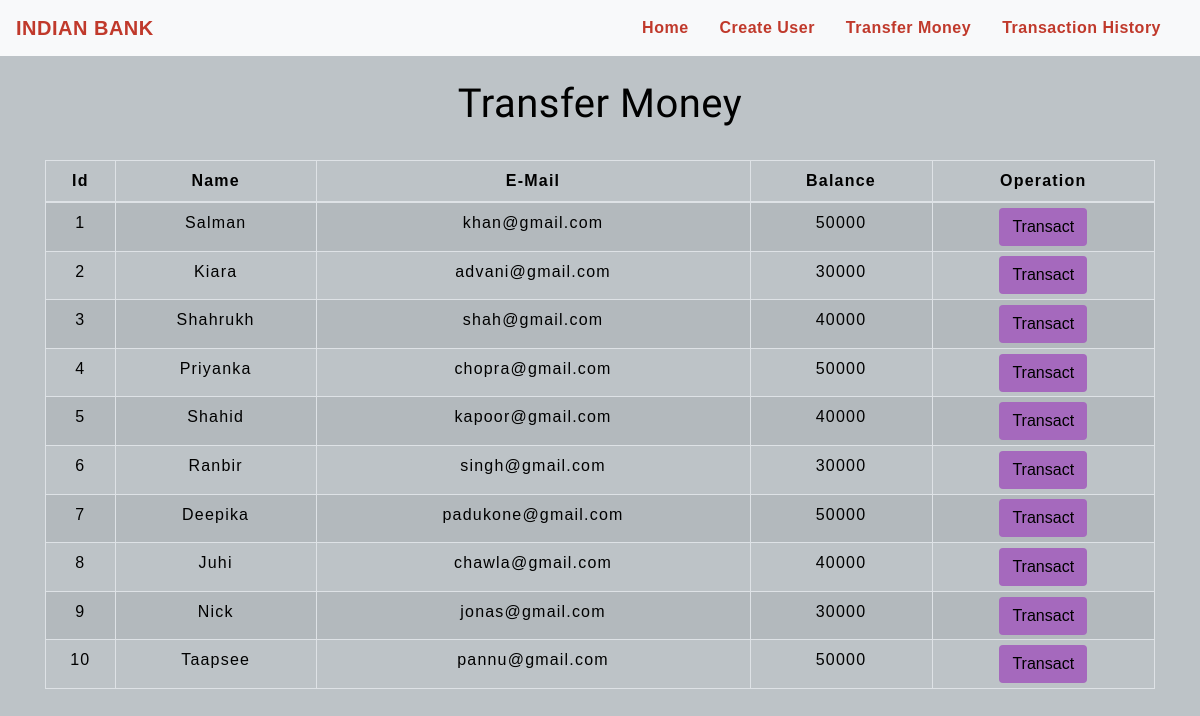
Before: /transfermoney.php with the older database file.
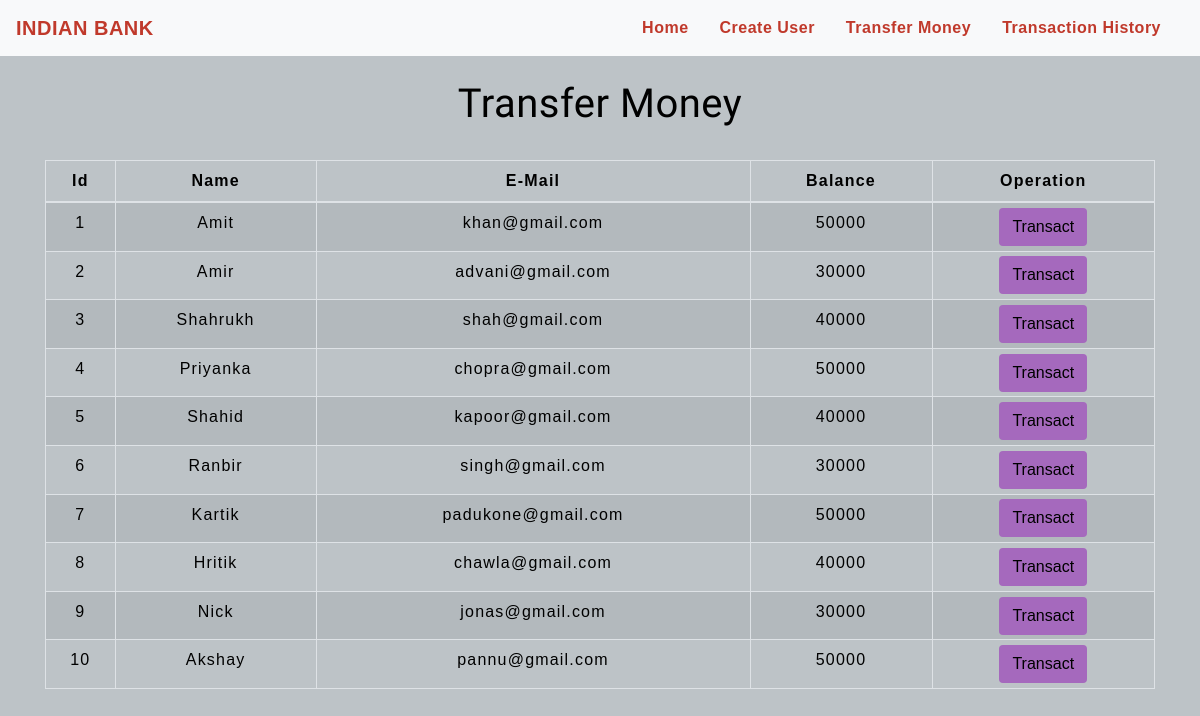
After: the same page with the newer database file.
### tables this page shows
CREATE TABLE `users` (
  `id` int(3) NOT NULL,
  `name` text NOT NULL,
  `email` varchar(30) NOT NULL,
  `balance` int(8) NOT NULL
);

### transfermoney.php (the view, shortened to what this page needs)
<!DOCTYPE html>
<html lang="en">
<head>
    <link rel="stylesheet" href="https://maxcdn.bootstrapcdn.com/bootstrap/4.0.0/css/bootstrap.min.css">
    <link rel="stylesheet" type="text/css" href="css/table.css">
    <link rel="stylesheet" type="text/css" href="css/navbar.css">
</head>
<body style="background-color : #BDC3C7;">
<?php
    include 'config.php';
    $sql = "SELECT * FROM users";
    $result = mysqli_query($conn,$sql);
?>
<?php
  include 'navbar.php';
?>
<div class="container">
        <h2 class="text-center pt-4" style="color : black;">Transfer Money</h2>
        <br>
            <div class="row">
                <div class="col">
                    <div class="table-responsive-sm">
                    <table class="table table-hover table-sm table-striped table-condensed table-bordered" style="border-color:black;">
                        <thead style="color : black;">
                            <tr>
                            <th scope="col" class="text-center py-2">Id</th>
                            <th scope="col" class="text-center py-2">Name</th>
                            <th scope="col" class="text-center py-2">E-Mail</th>
                            <th scope="col" class="text-center py-2">Balance</th>
                            <th scope="col" class="text-center py-2">Operation</th>
                            </tr>
                        </thead>
                        <tbody>
                <?php
                    while($rows=mysqli_fetch_assoc($result)){
                ?>
                    <tr style="color : black;">
                        <td class="py-2"><?php echo $rows['id'] ?></td>
                        <td class="py-2"><?php echo $rows['name']?></td>
                        <td class="py-2"><?php echo $rows['email']?></td>
                        <td class="py-2"><?php echo $rows['balance']?></td>
                        <td><a href="selecteduserdetail.php?id= <?php echo $rows['id'] ;?>"> <button type="button" class="btn" style="background-color : #A569BD;">Transact</button></a></td>
                    </tr>
                <?php
                    }
                ?>
                        </tbody>
                    </table>
                    </div>
                </div>
            </div>
         </div>
</body>
</html>

### navbar.php (shortened to what this page needs)
<nav class="navbar navbar-expand-md navbar-light bg-light">
<a class="navbar-brand" href="index.php" style="color : #C0392B;"><b>INDIAN BANK</b></a>
<div class="collapse navbar-collapse" id="collapsibleNavbar">
      <ul class="navbar-nav ml-auto">
        <li class="nav-item">
          <a class="nav-link" href="index.php" style="color : #C0392B;"><b>Home</b></a>
        </li>
        <li class="nav-item">
          <a class="nav-link" href="createuser.php" style="color : #C0392B;"><b>Create User</b></a>
        </li>
        <li class="nav-item">
          <a class="nav-link" href="transfermoney.php" style="color : #C0392B;"><b>Transfer Money</b></a>
        </li>
        <li class="nav-item">
          <a class="nav-link" href="transactionhistory.php" style="color : #C0392B;"><b>Transaction History</b></a>
        </li>
    </div>
 </nav>

### css/table.css (style rules this page uses)
* { padding: 0; margin: 0; box-sizing: border-box; font-family: sans-serif; }
h2 { font-size: 40px; }
table { letter-spacing: 1.2px; }
td { text-align: center; }
button { border:none; background: #d9d9d9; transition: 1s; }

### css/navbar.css (style rules this page uses)
.nav-link { margin-right: 15px; color:#2F363F; letter-spacing: 0.5px; transition: 0.5s; }
.navbar-brand { color: #4C4B4B; letter-spacing: 0.5px; }
h2 { color: #4C4B4B; letter-spacing: 0.5px; font-family: raleway; }

### transfermoney.php (style rules this page uses)
button { transition: 1.5s; }

Changed rows visible on the page:
changed users "khan@gmail.com": name "Salman" → "Amit"
changed users "advani@gmail.com": name "Kiara" → "Amir"
changed users "padukone@gmail.com": name "Deepika" → "Kartik"
changed users "chawla@gmail.com": name "Juhi" → "Hritik"
changed users "pannu@gmail.com": name "Taapsee" → "Akshay"
